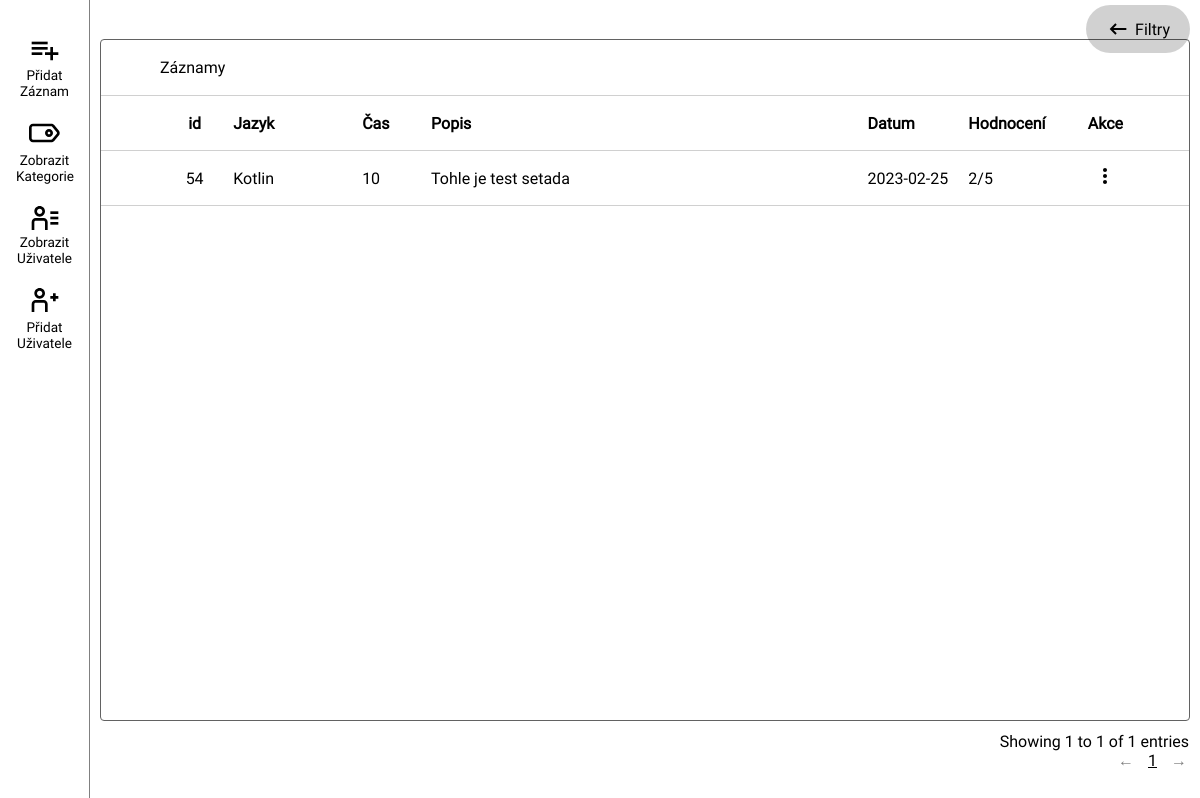
The app's page /app/ (signed in), older data.
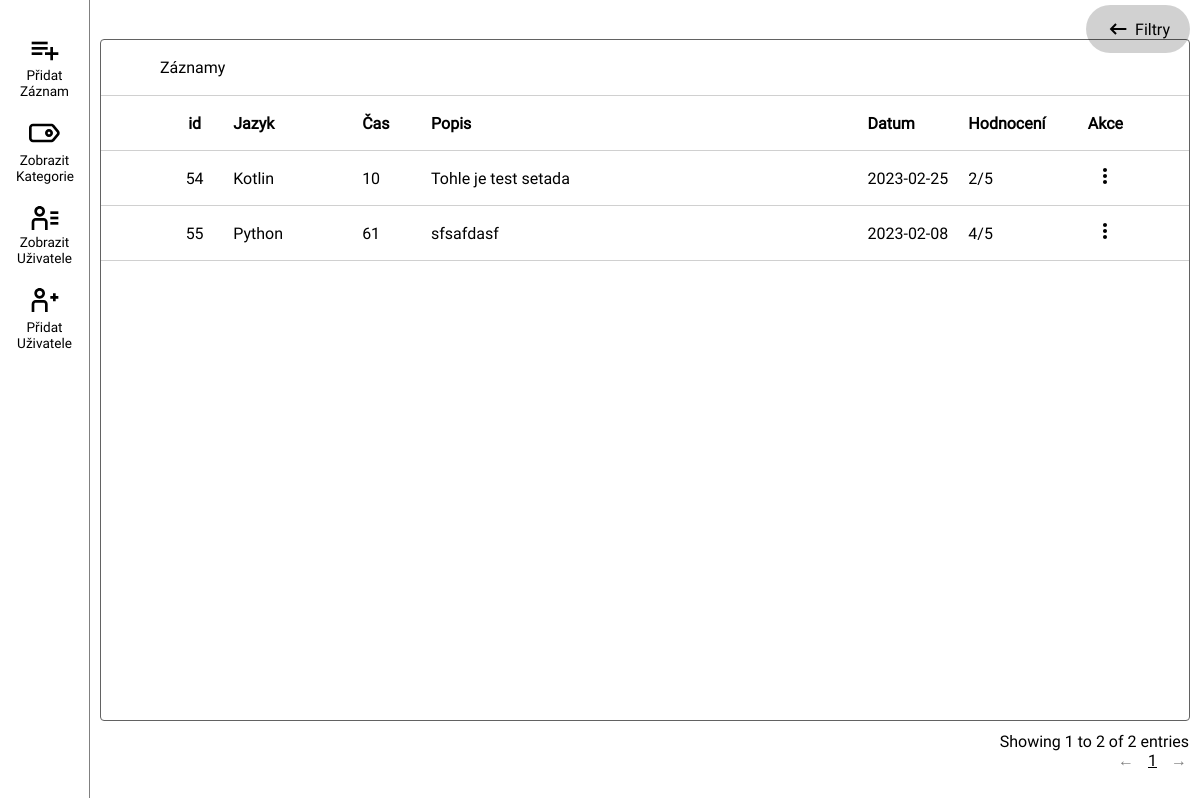
The same page, newer data.
### tables this page shows
CREATE TABLE "records"
(
    "id"              INTEGER,
    "dates"           DATE NOT NULL,
    "timeInMinutes"   INT  NOT NULL,
    "programmingLang" TEXT NOT NULL,
    "rating"          INT  NOT NULL,
    "description"     TEXT NOT NULL,
    "user_id"         INT  NOT NULL,
    PRIMARY KEY ("id" AUTOINCREMENT)
);

### app.py (the view)
@app.route('/')
@app.route('/app/', methods=["GET", "POST"])
@login_required
def app_wind():
    conn = db.get_db_connection()
    programmers = conn.execute("SELECT * FROM users").fetchall()
    categorie = conn.execute("SELECT * FROM categories WHERE user_id = ?", (protected_id(),)).fetchall()
    conn.close()
    return render_template('records.html', texts=sorting.pre_sort(None, None, None, None,
                                                                  None, None, None, current_user.get_id()),
                           defs=proglangs,
                           programmers=programmers, categories=categorie, users=programmers,
                           user_perm=protected_user_perm())

### app.py (called while the page is built)
@login_manager.user_loader
def load_user(user_id):
    print("users_load")
    conn = db.get_db_connection()
    cursor = conn.cursor()
    cursor.execute("SELECT * FROM users WHERE id = ?", (user_id,))
    user = cursor.fetchone()
    if user is None:
        return None
    user = User(id=user[0], username=user[1], email=user[2], password=user[3])
    return user

@app.route('/protected/get_user_id/')
@login_required
def protected_id():
    return current_user.get_id()

@app.route('/protected/get_user_perm/')
@login_required
def protected_user_perm():
    conn = db.get_db_connection()
    record = conn.execute("""SELECT role FROM users WHERE id=?""", (current_user.get_id(),)).fetchall()
    conn.close()
    return str(record[0][0])

### db.py (called while the page is built)
def get_db_connection():  # napojení se na databázi
    conn = sqlite3.connect(databasePath)
    conn.row_factory = sqlite3.Row
    return conn

### templates/records.html (shortened to what this page needs)
<!DOCTYPE html>
<html lang="en">
<head>
    {% include 'rootFiles/css_files.html' %}
</head>
<body style="overflow-x: hidden">
    <div style="max-width: 90px; width: 100%">
        {% include 'action_tab.html' %}
    </div>
    <div>
        <div style="position:absolute; right: 10px; top: 5px;z-index: 11; " class="button_filters_wrap">
            <div class="arrow_filters_button"
                 style="min-width: 48px; height: 48px; border-radius: 48px; background-color: rgba(0,0,0,0.18);display: flex; align-items: center; justify-content: center; padding: 10px 20px">
                <div style="display: flex; margin-right: 5px;">
                    <svg
                            width="24"
                            height="24"
                            viewBox="0 0 24 24"
                            fill="none"
                            xmlns="http://www.w3.org/2000/svg"
                            class="arrow_filters"
                    >
                        <path
                                d="M20.3284 11.0001V13.0001L7.50011 13.0001L10.7426 16.2426L9.32842 17.6568L3.67157 12L9.32842 6.34314L10.7426 7.75735L7.49988 11.0001L20.3284 11.0001Z"
                                fill="currentColor"
                        />
                    </svg>
                </div>
                <div>
                    Filtry
                </div>
            </div>
        </div>
    </div>
    <div class="table_center">
        <div id="table">
            {% include 'customElements/table_row.html' %}
        </div>
    </div>
</body>
</html>

### templates/customElements/table_row.html (shortened to what this page needs)
<div style="border: 1px #626262 solid; border-radius: 4px; margin: 10px">
    <div style="">
        <div style="width: 100%; height: 55px; display: flex; align-items: center">
            <div style="display: flex; width: 100%; align-items: center; position:relative;">
                <div style="position:absolute; left: 59px">
                    <span>Záznamy</span>
                </div>
            </div>
        </div>
    </div>
    <table id="records_table" style="" class="display">
        <thead>
        <tr style=" height: 55px;">
            <th class="datatable-nosort" style="cursor: default">
                id
            </th>
            <th id="sort-button-programLang" class="ui-sort-control">
                <div style="display: flex; align-items: center;">
                    <span>
                        Jazyk
                    </span>
                </div>
            </th>
            <th id="sort-button-time" class="ui-sort-control">
                <div style="display: flex; align-items: center;">
                    <span>
                        Čas
                    </span>
                </div>
            </th>
            <th style="cursor: auto;cursor: default;">
                Popis
            </th>
            <th id="sort-button-date" class="ui-sort-control">
                <div style="display: flex; align-items: center;">
                    <span>
                        Datum
                    </span>
                </div>
            </th>
            <th id="sort-button-rating" class="ui-sort-control">
                <div style="display: flex; align-items: center;">
                    <span>
                        Hodnocení
                    </span>
                </div>
            </th>
            <th style="cursor: default;">Akce</th>
        </tr>
        </thead>
        <tbody id="table-content">
        {% for record in texts %}
            <tr style="">
                <td style="text-align: center; position:relative;">
                    {{ record.id }}
                </td>
                <td>{{ record.programmingLang }}</td>
                <td style="text-align: left">{{ record.timeInMinutes }}</td>
                <td style="max-height: 55px; overflow-y: auto"><span class="short_desc">{{ record.description }}</span>
                </td>
                <td>{{ record.dates }}</td>
                <td>{{ record.rating }}/5</td>
                <td>
                    <div>
                        <a style="cursor:pointer;" class="contextMenu_record_more_section">
                        </a>
                    </div>
                </td>
            </tr>
        {% endfor %}
        </tbody>
    </table>
</div>

Row changes from the older to the newer data that the page shows:
added records: id "55", programmingLang "Python", timeInMinutes "61", description "sfsafdasf", dates "2023-02-08", rating "4"
Text that changed along with them:
text written by a page script: "Showing 1 to 1 of 1 entries ← 1 →" → "Showing 1 to 2 of 2 entries ← 1 →"
